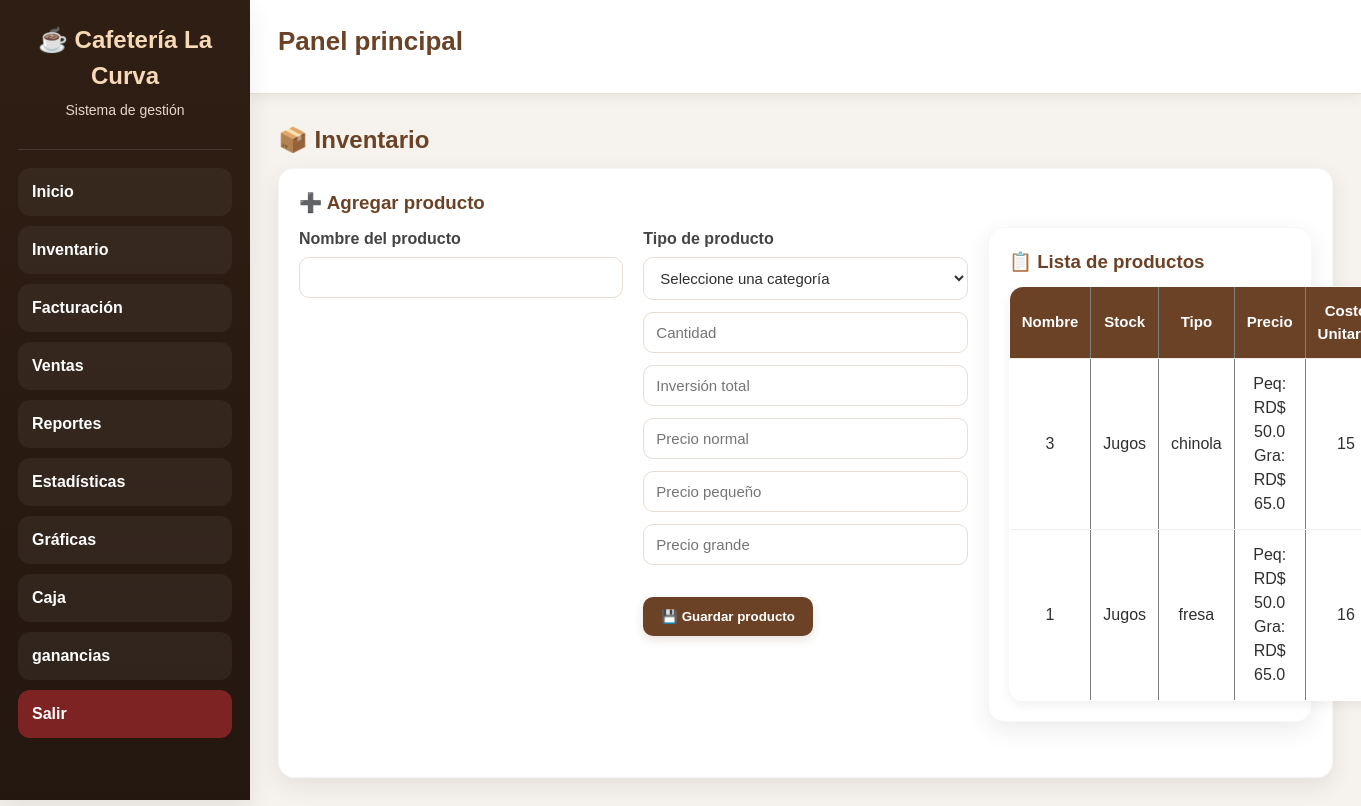
The page /productos (signed in) on the database as committed earlier.
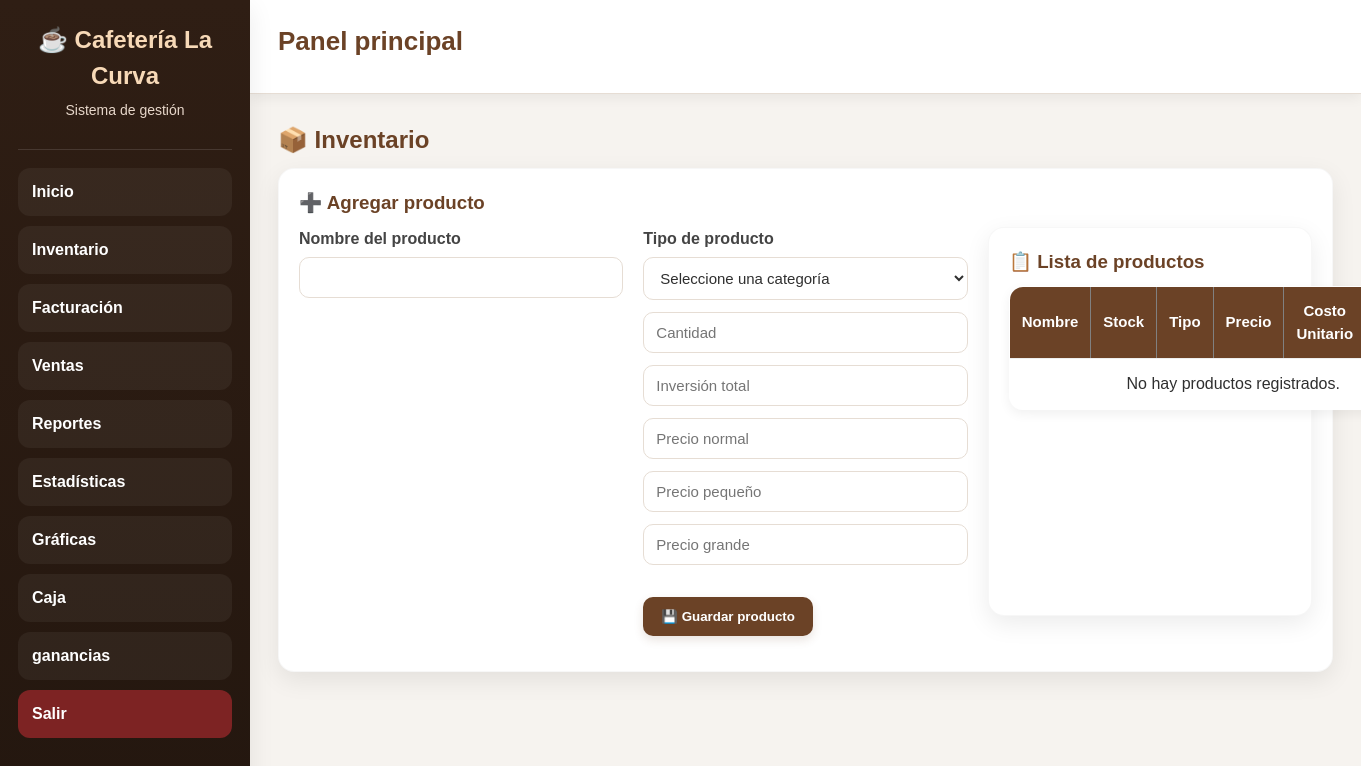
The same page on the database as committed later.
### tables this page shows
CREATE TABLE productos(
            id INTEGER PRIMARY KEY AUTOINCREMENT,
            nombre TEXT UNIQUE,
            precio REAL DEFAULT 0,
            stock INTEGER DEFAULT 0,
            tipo TEXT DEFAULT 'General',
            precio_pequeno REAL DEFAULT 0,
            precio_grande REAL DEFAULT 0,
            inversion_total REAL DEFAULT 0,
            costo_unitario REAL DEFAULT 0
        );

### app.py (the view, shortened to what this page needs)
@app.route("/productos", methods=["GET", "POST"])
def productos():
    if "usuario" not in session:
        return redirect("/")
    conn = None
    mensaje = None
    tipo_mensaje = None
    try:
        conn = conectar_seguro()
        c = conn.cursor()
        c.execute("SELECT * FROM productos ORDER BY tipo, nombre")
        productos = c.fetchall()
        return render_template(
            "productos.html",
            productos=productos,
            mensaje=mensaje,
            tipo_mensaje=tipo_mensaje
        )
    except sqlite3.OperationalError as e:
        return f"Error de base de datos: {e}"
    finally:
        if conn:
            conn.close()

### app.py (called while the page is built)
def conectar_seguro():
    conn = conectar()
    try:
        conn.execute("PRAGMA foreign_keys = ON")
    except Exception:
        pass
    return conn

@app.before_request
def proteger_rutas():
    if request.path.startswith("/static/"):
        return None
    rutas_libres = ["/"]
    if request.path not in rutas_libres and "usuario" not in session:
        return redirect("/")

### database.py (called while the page is built)
def conectar():
    database_url = os.getenv("DATABASE_URL")
    if database_url and psycopg2:
        conn = psycopg2.connect(database_url)
        conn.autocommit = False
        return ConnectionCompat(conn)
    conn = sqlite3.connect("cafeteria.db", timeout=30)
    return conn

### templates/productos.html (shortened to what this page needs)
{% extends "base.html" %}
{% block content %}
<h2>📦 Inventario </h2>
<div class="form-box">
    <h3>➕ Agregar producto</h3>
    <form method="POST">
        <div class="fila">
            <div>
                <label for="nombre">Nombre del producto</label>
                <input type="text" id="nombre" name="nombre" required>
            </div>
            <div>
                <label for="tipo">Tipo de producto</label>
                <select id="tipo" name="tipo" required onchange="cambiarCamposPrecio()">
                    <option value="">Seleccione una categoría</option>
                </select>
    <input type="number" name="stock" placeholder="Cantidad" required>
    <input type="number" step="0.01" name="inversion_total" placeholder="Inversión total" required>
    <input type="number" step="0.01" name="precio" placeholder="Precio normal">
    <input type="number" step="0.01" name="precio_pequeno" placeholder="Precio pequeño">
    <input type="number" step="0.01" name="precio_grande" placeholder="Precio grande">
        <div class="acciones">
            <button type="submit">💾 Guardar producto</button>
        </div>
    </form>
</div>
<div class="tabla-box">
    <h3>📋 Lista de productos</h3>
    <table border="1">
    <tr>
    <th>Nombre</th>
    <th>Stock</th>
    <th>Tipo</th>
    <th>Precio</th>
    <th>Costo Unitario</th>
    </tr>
        <tbody>
            {% if productos %}
                {% for p in productos %}
                <tr>
                    <td>{{ p[0] }}</td>
                    <td>{{ p[4] }}</td>
                    <td>{{ p[1] }}</td>
                    <td>
                        {% if p[4] == "Jugos" %}
                            Peq: RD$ {{ p[5] }}<br>
                            Gra: RD$ {{ p[6] }}
                        {% else %}
                            RD$ {{ p[2] }}
                        {% endif %}
                    </td>
                    <td>
                        {% if p[3] <= 5 %}
                            <span class="stock-bajo">{{ p[3] }} ⚠️</span>
                        {% else %}
                            {{ p[3] }}
                        {% endif %}
                    </td>
                </tr>
                {% endfor %}
            {% else %}
                <tr>
                    <td colspan="6">No hay productos registrados.</td>
                </tr>
            {% endif %}
        </tbody>
    </table>
</div>
{% endblock %}

### templates/base.html (shortened to what this page needs)
<!DOCTYPE html>
<html lang="es">
<head>
    <link rel="stylesheet" href="{{ url_for('static', filename='css/style.css') }}">
</head>
<body>
    <div class="layout">
        <aside class="sidebar">
            <div class="brand">
                <h1>☕ Cafetería La Curva</h1>
                <p>Sistema de gestión</p>
            </div>
            <nav class="sidebar-menu">
                <a href="{{ url_for('dashboard') }}">Inicio</a>
                <a href="{{ url_for('productos') }}">Inventario</a>
                <a href="{{ url_for('facturacion') }}">Facturación</a>
                <a href="{{ url_for('ventas') }}">Ventas</a>
                <a href="{{ url_for('reportes') }}">Reportes</a>
                <a href="{{ url_for('estadisticas') }}">Estadísticas</a>
                <a href="{{ url_for('graficas') }}">Gráficas</a>
                <a href="{{ url_for('caja') }}">Caja</a>
                 <a href="{{ url_for('ganancias') }}">ganancias</a>
                <a href="{{ url_for('logout') }}" class="logout-btn">Salir</a>
            </nav>
        </aside>
        <main class="main-content">
            <header class="topbar">
                <h2>{% block page_title %}Panel principal{% endblock %}</h2>
            </header>
            <section class="content-area">
                {% block content %}{% endblock %}
            </section>
        </main>
    </div>
</body>
</html>

### static/css/style.css (style rules this page uses)
:root { --principal:#6b4226; --principal-oscuro:#55331d; --secundario:#8b5e3c; --fondo:#f6f3ef; --blanco:#ffffff; --texto:#2f2f2f; --texto-suave:#6b7280; --suave:#fdf7f3; --borde:#e6ddd4; --exito:#1f7a37; --info:#1565c0; --alerta:#c62828; --advertencia:#8a6d1d; --sidebar:#2f1e14; --sidebar-hover:#4a2d1b; --sidebar-activo:#6b4226; --topbar:#ffffff; --sombra:0 8px 24px rgba(0,0,0,0.08); --sombra-suave:0 4px 12px rgba(0,0,0,0.06); --radio:16px; --radio-sm:10px; --ancho-sidebar:250px; --transicion:0.25s ease; }
* { box-sizing:border-box; margin:0; padding:0; }
html { scroll-behavior:smooth; }
body { font-family:Arial, sans-serif; background:var(--fondo); color:var(--texto); line-height:1.5; }
.layout { display:flex; min-height:100vh; }
.sidebar { width:var(--ancho-sidebar); background:linear-gradient(180deg,var(--sidebar),#24170f); color:var(--blanco); position:fixed; top:0; left:0; height:100vh; overflow-y:auto; padding:22px 18px; box-shadow:var(--sombra); z-index:1000; }
.brand { text-align:center; padding-bottom:18px; margin-bottom:18px; border-bottom:1px solid rgba(255,255,255,0.12); }
.brand h1 { font-size:24px; color:#f7d9b7; margin-bottom:6px; }
.brand p { font-size:14px; color:#e7d7ca; }
.sidebar-menu { display:flex; flex-direction:column; gap:10px; }
.sidebar-menu a { display:block; text-decoration:none; color:var(--blanco); padding:12px 14px; border-radius:12px; font-weight:bold; transition:background var(--transicion), transform var(--transicion), box-shadow var(--transicion); background:rgba(255,255,255,0.05); }
.logout-btn { background:#7d2323 !important; }
.main-content { margin-left:var(--ancho-sidebar); width:calc(100% - var(--ancho-sidebar)); min-height:100vh; display:flex; flex-direction:column; }
.topbar { background:var(--topbar); padding:22px 28px; box-shadow:var(--sombra-suave); border-bottom:1px solid var(--borde); position:sticky; top:0; z-index:900; }
.topbar h2 { color:var(--principal); font-size:26px; }
.content-area { padding:28px; }
.card, .form-box, .tabla-box, .buscador, .filtro, .ticket, .factura-container, .login-box, .panel, .resumen-box, .box { background:var(--blanco); padding:20px; border-radius:var(--radio); box-shadow:var(--sombra); margin-bottom:20px; border:1px solid rgba(0,0,0,0.03); }
h1,h2,h3,h4 { color:var(--principal); margin-bottom:10px; }
p { margin-bottom:10px; }
a { text-decoration:none; color:var(--principal); }
.menu, .grid, .fila, .dashboard-grid, .resumen-grid { display:grid; gap:20px; }
.fila { grid-template-columns:repeat(auto-fit,minmax(220px,1fr)); margin-bottom:15px; }
label { display:block; margin-bottom:6px; font-weight:bold; color:#444; }
input, select, textarea { width:100%; padding:11px 12px; border:1px solid var(--borde); border-radius:10px; font-size:15px; background:#fff; color:var(--texto); transition:border-color var(--transicion), box-shadow var(--transicion), background var(--transicion); margin-bottom:12px; }
button, .btn, .link-btn { display:inline-flex; align-items:center; justify-content:center; gap:8px; background:var(--principal); color:var(--blanco); border:none; padding:12px 18px; border-radius:10px; cursor:pointer; font-weight:bold; transition:background var(--transicion), transform var(--transicion), box-shadow var(--transicion); box-shadow:0 4px 10px rgba(107,66,38,0.15); }
.acciones { margin-top:20px; display:flex; gap:10px; flex-wrap:wrap; }
table { width:100%; border-collapse:collapse; background:var(--blanco); border-radius:14px; overflow:hidden; box-shadow:var(--sombra-suave); }
th, td { padding:13px 12px; border-bottom:1px solid #eee; text-align:center; }
th { background:var(--principal); color:var(--blanco); font-size:15px; }

Rows that differ between the two databases and show on the page:
removed productos: id "3", tipo "Jugos", nombre "chinola", precio_pequeno "50.0", precio_grande "65.0", stock "15"
removed productos: id "1", tipo "Jugos", nombre "fresa", precio_pequeno "50.0", precio_grande "65.0", stock "16"
Other text that changed with them:
text now shown: "No hay productos registrados."
